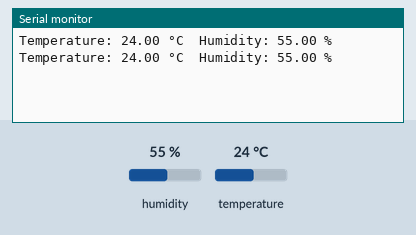
The sketch below on a simulated ESP32. Parts: the last lines printed to the serial monitor. The test bench sets the inputs (shaded band); at power-on: humidity 55 %, temperature 24 °C. Nothing arrives over Bluetooth unless stated.

Above: at 2.8 s.
2.9 s: humidity set to 22 %
At 4.8 s:
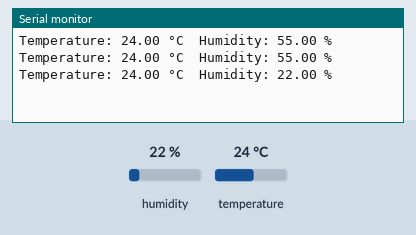
5.6 s: temperature set to 12 °C
At 7.2 s:
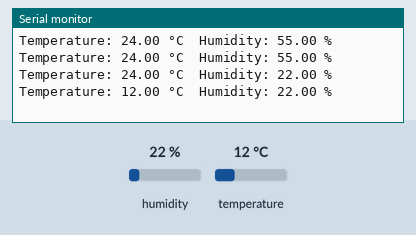
8.3 s: humidity set to 40 %
At 10.8 s:
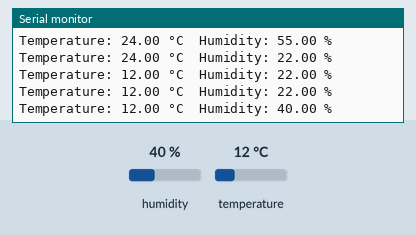
Timing chart, 0 to 12.3 s (numbered marks = the images above; inputs shaded):
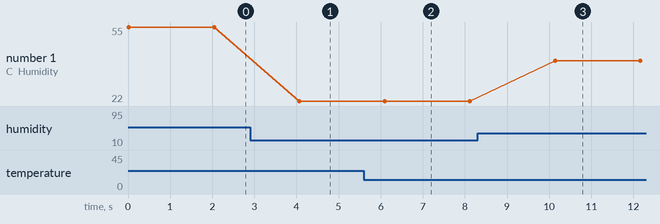

Measured:
- after the input at 2.9 s, the serial monitor: prints a new line after 1.2 s (image 1)
- after the input at 5.6 s, the serial monitor: prints a new line after 0.49 s (image 2)
- after the input at 8.3 s, the serial monitor: prints a new line after 1.8 s (image 3)
- plotted number 1: 55 → 22 after the input at 2.9 s, 22 → 40 after the input at 8.3 s

The sketch:

BLUETOOTHdht11.ino
```cpp
#include <BluetoothSerial.h>
#include "DHT.h"

#define dhtPin 27
#define DHTTYPE DHT11

DHT dht(dhtPin, DHTTYPE);
BluetoothSerial SerialBT;

void setup() {
  Serial.begin(115200);
  SerialBT.begin("DHT11");
  dht.begin();
}

void loop() {

  float temperature = dht.readTemperature(); // Read temperature value in
  float humidity = dht.readHumidity(); // Read humidity value

  if (isnan(temperature) || isnan(humidity)) {
     Serial.println("Failed to read from DHT sensor!");
     SerialBT.println("Failed to read from DHT sensor!");
    return;
  }
    SerialBT.print("Temperature: ");
    SerialBT.print(temperature);
    SerialBT.print(" °C\t");
    SerialBT.print("Humidity: ");
    SerialBT.print(humidity);
    SerialBT.println(" %");


    Serial.print("Temperature: ");
    Serial.print(temperature);
    Serial.print(" °C\t");
    Serial.print("Humidity: ");
    Serial.print(humidity);
    Serial.println(" %");

     delay(2000);
}
```
